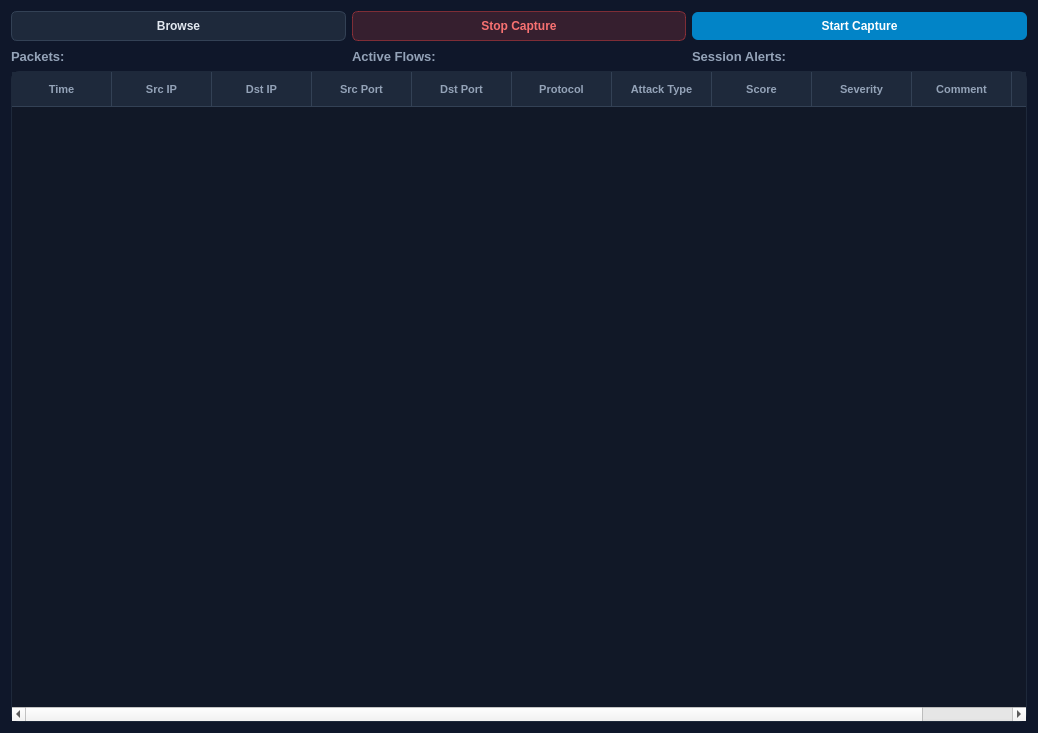
<?xml version="1.0" encoding="UTF-8"?>
<ui version="4.0">
 <class>FileForm</class>
 <widget class="QWidget" name="FileForm">
  <property name="geometry">
   <rect>
    <x>0</x>
    <y>0</y>
    <width>1038</width>
    <height>733</height>
   </rect>
  </property>
  <property name="windowTitle">
   <string>Form</string>
  </property>
  <property name="styleSheet">
   <string notr="true">QWidget#FileForm {
    background-color: #0f172a;
    color: #e2e8f0;
    font-family: &quot;Inter&quot;, &quot;Segoe UI&quot;, sans-serif;
    font-size: 13px;
}

/* === Champ chemin du fichier PCAP === */
QLineEdit#pcapPath {
    background-color: #1e293b;
    color: #f1f5f9;
    border: 1px solid #334155;
    border-radius: 6px;
    padding: 6px 12px;
    min-height: 22px;
}

/* === Bouton Parcourir === */
QPushButton#browse {
    background-color: #1e293b;
    color: #e2e8f0;
    border: 1px solid #334155;
    border-radius: 6px;
    padding: 7px 16px;
    font-weight: 600;
}

QPushButton#browse:hover {
    background-color: #334155;
    border-color: #475569;
}

/* === Boutons Démarrer / Arrêter === */
QPushButton#startcap {
    background-color: #0284c7;
    color: #ffffff;
    border: none;
    border-radius: 6px;
    padding: 7px 18px;
    font-weight: 600;
}

QPushButton#startcap:hover {
    background-color: #0369a1;
}

QPushButton#stopcap {
    background-color: rgba(239, 68, 68, 0.18);
    color: #f87171;
    border: 1px solid rgba(239, 68, 68, 0.45);
    border-radius: 6px;
    padding: 7px 18px;
    font-weight: 600;
}

QPushButton#stopcap:hover {
    background-color: #dc2626;
    color: #ffffff;
}

QPushButton:disabled {
    background-color: #1e293b;
    color: #64748b;
    border: 1px solid #334155;
}

/* === Compteurs === */
QLabel#label_1, QLabel#label_2, QLabel#label_4 {
    color: #94a3b8;
    font-size: 13px;
    font-weight: 500;
}

QLabel#packets, QLabel#flows, QLabel#alerts {
    color: #38bdf8;
    font-size: 16px;
    font-weight: 700;
    padding-left: 4px;
}

/* === Tableau des alertes === */
QTableWidget#tableAlerts {
    background-color: #111827;
    alternate-background-color: #162032;
    color: #e2e8f0;
    gridline-color: #1e293b;
    border: 1px solid #1e293b;
    border-radius: 8px;
    selection-background-color: rgba(56, 189, 248, 0.22);
    selection-color: #ffffff;
}

QTableWidget#tableAlerts::item {
    padding: 6px 8px;
    border-bottom: 1px solid #1e293b;
}

QHeaderView::section {
    background-color: #1e293b;
    color: #94a3b8;
    font-weight: 700;
    font-size: 11px;
    text-transform: uppercase;
    padding: 8px;
    border: none;
    border-right: 1px solid #334155;
    border-bottom: 1px solid #334155;
}</string>
  </property>
  <layout class="QVBoxLayout" name="verticalLayout">
   <item>
    <layout class="QHBoxLayout" name="horizontalLayout">
     <item>
      <widget class="QPushButton" name="browse">
       <property name="text">
        <string>Browse</string>
       </property>
      </widget>
     </item>
     <item>
      <widget class="QPushButton" name="stopcap">
       <property name="text">
        <string>Stop Capture</string>
       </property>
      </widget>
     </item>
     <item>
      <widget class="QPushButton" name="startcap">
       <property name="text">
        <string>Start Capture</string>
       </property>
      </widget>
     </item>
    </layout>
   </item>
   <item>
    <layout class="QHBoxLayout" name="horizontalLayout_2">
     <item>
      <widget class="QLabel" name="label_1">
       <property name="text">
        <string>Packets:</string>
       </property>
      </widget>
     </item>
     <item>
      <widget class="QLabel" name="packets">
       <property name="text">
        <string/>
       </property>
      </widget>
     </item>
     <item>
      <widget class="QLabel" name="label_4">
       <property name="text">
        <string>Active Flows:</string>
       </property>
      </widget>
     </item>
     <item>
      <widget class="QLabel" name="flows">
       <property name="text">
        <string/>
       </property>
      </widget>
     </item>
     <item>
      <widget class="QLabel" name="label_2">
       <property name="text">
        <string>Session Alerts:</string>
       </property>
      </widget>
     </item>
     <item>
      <widget class="QLabel" name="alerts">
       <property name="text">
        <string/>
       </property>
      </widget>
     </item>
    </layout>
   </item>
   <item>
    <widget class="QTableWidget" name="tableAlerts">
     <column>
      <property name="text">
       <string>Time</string>
      </property>
     </column>
     <column>
      <property name="text">
       <string>Src IP</string>
      </property>
     </column>
     <column>
      <property name="text">
       <string>Dst IP</string>
      </property>
     </column>
     <column>
      <property name="text">
       <string>Src Port</string>
      </property>
     </column>
     <column>
      <property name="text">
       <string>Dst Port</string>
      </property>
     </column>
     <column>
      <property name="text">
       <string>Protocol</string>
      </property>
     </column>
     <column>
      <property name="text">
       <string>Attack Type</string>
      </property>
     </column>
     <column>
      <property name="text">
       <string>Score</string>
      </property>
     </column>
     <column>
      <property name="text">
       <string>Severity</string>
      </property>
     </column>
     <column>
      <property name="text">
       <string>Comment</string>
      </property>
     </column>
     <column>
      <property name="text">
       <string>2nd</string>
      </property>
     </column>
    </widget>
   </item>
  </layout>
 </widget>
 <resources/>
 <connections/>
</ui>
